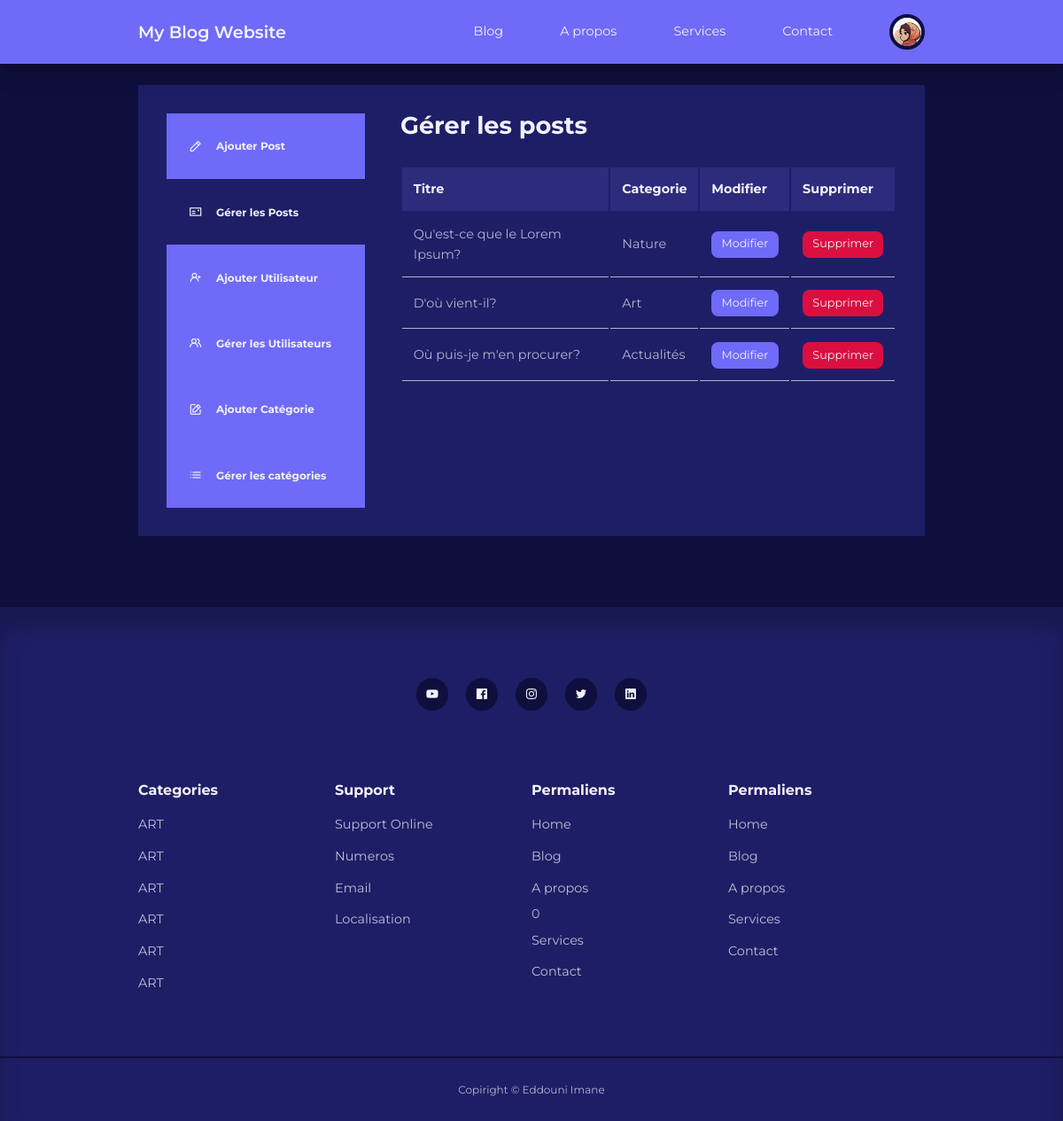
/admin/ (signed in), run on the app's committed database.
### tables this page shows
CREATE TABLE `users` (
  `id` int(11) UNSIGNED NOT NULL,
  `prenom` varchar(50) NOT NULL,
  `nom` varchar(50) NOT NULL,
  `nom_utilisateur` varchar(50) NOT NULL,
  `email` varchar(100) NOT NULL,
  `password` varchar(255) NOT NULL,
  `avatar` varchar(255) NOT NULL,
  `is_admin` tinyint(1) NOT NULL
);

CREATE TABLE `posts` (
  `id` int(11) NOT NULL,
  `titre` varchar(255) NOT NULL,
  `body` text NOT NULL,
  `couverture` varchar(255) NOT NULL,
  `date_time` timestamp NOT NULL DEFAULT current_timestamp(),
  `category_id` int(11) UNSIGNED DEFAULT NULL,
  `author_id` int(11) UNSIGNED NOT NULL,
  `is_featured` tinyint(1) NOT NULL
);

CREATE TABLE `categories` (
  `id` int(11) UNSIGNED NOT NULL,
  `titre` varchar(50) NOT NULL,
  `description` text NOT NULL
);

### admin/partials/header.php (called while the page is built, shortened)
<?php
require '../partials/header.php';

### admin/index.php (the view, shortened to what this page needs)
<?php include 'partials/header.php';
$current_user_id = $_SESSION['user-id'];
$query = "SELECT id,titre ,category_id FROM posts WHERE author_id=$current_user_id ORDER BY id DESC";
$posts = mysqli_query($connection, $query);
?>
<section class="dashboard">
    <div class="container dashboard__container">
        <aside>
            <ul>
                <li>
                    <a href="add-post.php"><i class="uil uil-pen"></i>
                        <h5>Ajouter Post</h5>
                    </a>
                </li>
                <li>
                    <a href="index.php" class="active"><i class="uil uil-postcard"></i>
                        <h5>Gérer les Posts</h5>
                    </a>
                </li>
                <?php if (isset($_SESSION['user_is_admin'])) : ?>
                    <li>
                        <a href="add-user.php"><i class="uil uil-user-plus"></i>
                            <h5>Ajouter Utilisateur</h5>
                        </a>
                    </li>
                    <li>
                        <a href="manage-users.php"><i class="uil uil-users-alt"></i>
                            <h5>Gérer les Utilisateurs</h5>
                        </a>
                    </li>
                    <li>
                        <a href="add-category.php"><i class="uil uil-edit"></i>
                            <h5>Ajouter Catégorie</h5>
                        </a>
                    </li>
                    <li>
                        <a href="manage-categories.php"><i class="uil uil-list-ul"></i>
                            <h5>Gérer les catégories</h5>
                        </a>
                    </li>
                <?php endif ?>
            </ul>
        </aside>
        <main>
            <h2>Gérer les posts</h2>
            <?php if (mysqli_num_rows($posts) > 0) : ?>
                <table>
                    <thead>
                        <tr>
                            <th>Titre</th>
                            <th>Categorie</th>
                            <th>Modifier</th>
                            <th>Supprimer</th>
                        </tr>
                    </thead>
                    <tbody>
                        <?php while ($post = mysqli_fetch_assoc($posts)) : ?>
                            <?php
                            $category_id = $post['category_id'];
                            $category_query = "SELECT titre FROM categories WHERE id =$category_id ";
                            $category_result = mysqli_query($connection, $category_query);
                            $category = mysqli_fetch_assoc($category_result);
                            ?>
                            <tr>
                                <td><?= $post['titre'] ?></td>
                                <td><?= $category['titre'] ?></td>
                                <td><a href="<?= ROOT_URL ?>admin/edit-post.php?id=<?= $post['id'] ?>" class="btn sm">Modifier</a></td>
                                <td><a href="<?= ROOT_URL ?>admin/delete-post.php?id=<?= $post['id'] ?>" class="btn sm danger">Supprimer</a></td>
                            </tr>
                        <?php endwhile ?>
                    </tbody>
                </table>
            <?php else : ?>
                <div class="alert__message error"><?= "aucun post trouvé." ?></div>
            <?php endif ?>
        </main>
    </div>
</section>
<?php include '../partials/footer.php'; ?>

### partials/header.php (shortened to what this page needs)
<?php
require 'config/database.php';
if (isset($_SESSION['user-id'])) {
    $id = filter_var($_SESSION['user-id'], FILTER_SANITIZE_NUMBER_INT);
    $query = "SELECT avatar FROM users WHERE id =$id";
    $result = mysqli_query($connection, $query);
    $avatar = mysqli_fetch_assoc($result);
}
?>
<!DOCTYPE html>
<html lang="en">
<head>
    <link rel="stylesheet" href="<?= ROOT_URL ?>/css/style.css">
    <link rel="stylesheet" href="https://unicons.iconscout.com/release/v4.0.0/css/line.css">
</head>
<body>
    <nav>
        <div class="container nav__container">
            <a href="index.php" class="nav__logo">My Blog Website</a>
            <ul class="nav__items">
                <li> <a href="<?= ROOT_URL ?>blog.php">Blog</a></li>
                <li> <a href="<?= ROOT_URL ?>about.php">A propos</a></li>
                <li> <a href="<?= ROOT_URL ?>services.php">Services</a></li>
                <li> <a href="<?= ROOT_URL ?>contact.php">Contact</a></li>
                <?php if (isset($_SESSION['user-id'])) : ?>
                    <li class="nav__profile">
                        <div class="avatar">
                            <img src="<?= ROOT_URL . 'images/' . $avatar['avatar'] ?>">
                        </div>
                    </li>
                <?php else : ?>
                    <li> <a href="<?= ROOT_URL ?>signin.php">Se connecter</a></li>
                <?php endif ?>
            </ul>
        </div>
    </nav>

### css/style.css (style rules this page uses)
:root { --color-primary: #6f6af8; --color-primary-light: hsl(242, 91%, 69%, 18%); --color-primary-variant: #5854c7; --color-red: #da0f3f; --color-red-light: hsl(346, 87%, 46%, 15%); --color-green: #00c476; --color-green-light: hsl(156, 100%, 38%, 15%); --color-gray-900: #1e1e66; --color-gray-700: #2d2b7c; --color-gray-300: rgba(242, 242, 254, 0.3); --color-gray-200: rgba(242, 242, 254, 0.7); --color-white: #f2f2fe; --color-bg: #0f0f3e; --transition: all 300ms ease; --container-width-lg: 74%; --container-width-md: 88%; --form-width: 40%; --card-border-radius-1: 0.3rem; --card-border-radius-2: 0.5rem; --card-border-radius-3: 0.8rem; --card-border-radius-4: 2rem; --card-border-radius-5: 5rem; }
* { margin: 0; padding: 0; outline: 0; border: 0; appearance: 0; list-style: none; text-decoration: none; box-sizing: border-box; }
body { font-family: 'Montserrat', sans-serif; line-height: 1.6; color: var(--color-gray-200); overflow-x: hidden; background: var(--color-bg); font-size: 0.9rem; }
.container { width: var(--container-width-lg); max-width: 1800px; margin-inline: auto; }
section { margin-top: 3rem; width: 100vw; }
h1, h2, h3, h4, h5, h6 { color: var(--color-white); line-height: 1.3; }
h2 { font-size: 1.7rem; margin: 1rem 0; }
a { color: var(--color-white); transition: var(--transition); }
img { display: block; width: 100%; object-fit: cover; }
nav { background: var(--color-primary); width: 100vw; height: 4.5rem; position: fixed; top: 0; z-index: 10; box-shadow: 0 1rem 1rem rgba(0, 0, 0, 0.2); }
.nav__container { height: 100%; display: flex; align-items: center; justify-content: space-between; }
.avatar { width: 2.5rem; height: 2.5rem; border-radius: 50%; overflow: hidden; border: 0.3rem solid var(--color-bg); }
.nav__logo { font-weight: 600; font-size: 1.2rem; }
.nav__items { display: flex; align-items: center; gap: 4rem; }
.nav__profile { position: relative; cursor: pointer; }
.btn { display: inline-block; width: fit-content; padding: 0.6rem 1.2rem; background: var(--color-primary); border-radius: var(--card-border-radius-2); cursor: pointer; transform: var(--transition); color: var(--color-white); }
.btn.sm { padding: 0.3rem 0.7rem; font-size: 0.8rem; }
.btn.danger { background: var(--color-red); }
.dashboard { margin-top: 6rem; }
.dashboard__container { display: grid; grid-template-columns: 14rem auto; gap: 1rem; background: var(--color-gray-900); padding: 2rem; margin-bottom: 5rem; }
.dashboard aside a { background: var(--color-primary); display: flex; gap: 1rem; align-items: center; padding: 1.6rem; }
.dashboard aside a.active { background-color: var(--color-gray-900); }
.dashboard main { margin-left: 1.5rem; }
.dashboard main h2 { margin: 0 0 2rem 0; line-height: 1; }
.dashboard main table { width: 100%; text-align: left; }
.dashboard main table th { background: var(--color-gray-700); padding: 0.8rem; color: var(--color-white); }
.dashboard main table td { padding: 0.8rem; border-bottom: 1px solid var(--color-gray-200); }

### data on the page
users: avatar (picture)
posts: titre "Qu'est-ce que le Lorem Ipsum?", category.titre "Nature"
posts: titre "D'où vient-il?", category.titre "Art"
posts: titre "Où puis-je m'en procurer?", category.titre "Actualités"
